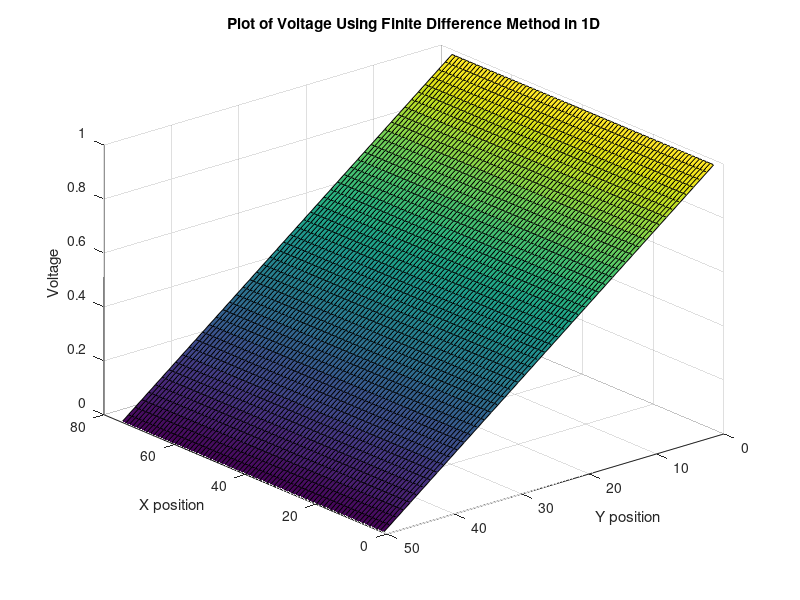

Write MATLAB code to recreate this figure.
% Assignment-2
% Matthieu Bourbeau
% 100975211

%% PART 1A
% Using the Finite Difference Method to solve for the electrostatic potential
% in a rectangular region of L × W.
% Solving for the simple case where V = Vo at x = 0 and V = 0 at x = L.

nx = 50;
ny = (3/2)*50;

% Created a G matrix and an operation matrix to solve for x (G/Op).
% Created a loop to apply G matrix's bulk nodes and boundary conditions.

G = sparse(nx*ny,nx*ny);
Op = zeros(nx*ny,1);

for x = 1: nx
    for y = 1: ny       
        n = y+(x-1)*ny;       
        if x == 1   
            G(n, :) = 0;
            G(n, n) = 1;
            Op(n) = 1;      
        elseif x == nx        
            G(n, :) = 0;
            G(n, n) = 1;
            Op(n) = 0;           
        elseif y == 1          
            G(n, :) = 0;
            G(n, n) = -3;
            G(n, n+1) = 1;
            G(n, n+ny) = 1;
            G(n, n-ny) = 1;     
        elseif y == ny        
            G(n, n) = -3;
            G(n, n-1) = 1;
            G(n, n+ny) = 1;
            G(n, n-ny) = 1;            
        else
            G(n, n) = -4;
            G(n, n+1) = 1;
            G(n, n-1) = 1;
            G(n, n+ny) = 1;
            G(n, n-ny) = 1;           
        end
    end
end

Voltage = G\Op;
sol = zeros(nx,ny,1);

for x = 1: nx
    for y = 1: ny    
        n = y + (x-1)*ny;
        sol(x,y) = Voltage(n);
    end  
end   

figure(1)
surf(sol)
title("Plot of Voltage Using Finite Difference Method in 1D")
xlabel("X position")
ylabel("Y position")
zlabel("Voltage")
view(-130,30)